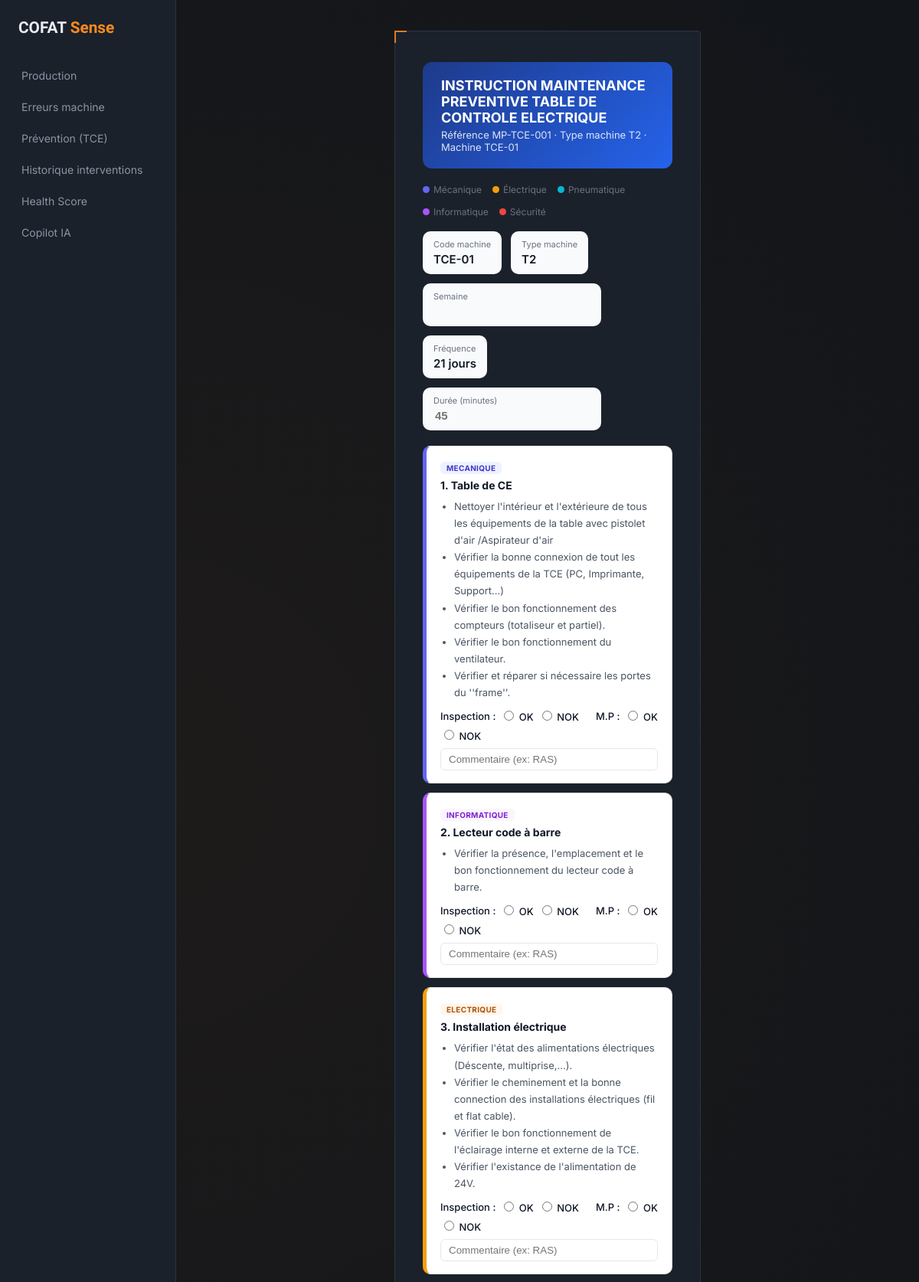
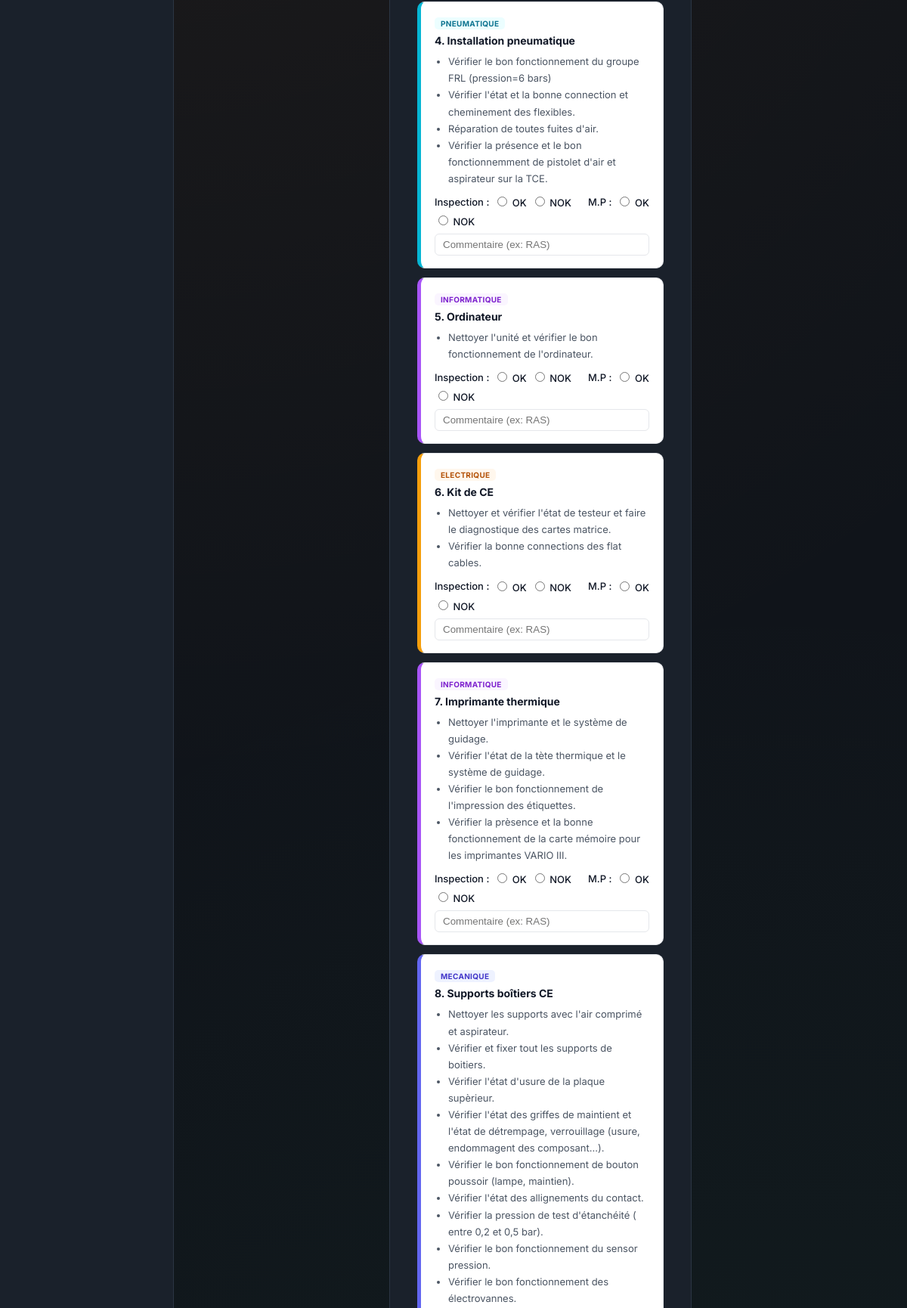
/maintenance/checklist/1/nouvelle (signed in, upper part), run on the app's committed database (2 pictures, top to bottom).
### app/models.py (models this page shows, shortened)
class ChecklistTemplateTCE(db.Model):
    __tablename__ = "checklist_template_tce"
    id = db.Column(db.Integer, primary_key=True)
    titre = db.Column(db.String(200), nullable=False, default="INSTRUCTION MAINTENANCE PREVENTIVE TABLE DE CONTROLE ELECTRIQUE")
    reference = db.Column(db.String(50), default="MP-TCE-001")
    type_machine = db.Column(db.String(20), default="T2")
    frequence_jours = db.Column(db.Integer, default=21)
    organes = db.relationship(
        "ChecklistOrganeDef",
        backref="template",
        order_by="ChecklistOrganeDef.ordre",
        cascade="all, delete-orphan",
    )

class Machine(db.Model):
    __tablename__ = "machines"
    id = db.Column(db.Integer, primary_key=True)
    code = db.Column(db.String(50), unique=True, nullable=False)
    nom = db.Column(db.String(100), nullable=True)
    ligne = db.Column(db.String(50), nullable=True)
    groupe = db.Column(db.String(50), nullable=True)
    uap = db.Column(db.String(20), nullable=True)
    actif = db.Column(db.Boolean, default=True)
    seuil_comptage = db.Column(db.Integer, nullable=True)
    productions = db.relationship("ProductionRecord", back_populates="machine")

class ChecklistOrganeDef(db.Model):
    __tablename__ = "checklist_organe_def"
    id = db.Column(db.Integer, primary_key=True)
    template_id = db.Column(db.Integer, db.ForeignKey("checklist_template_tce.id"), nullable=False)
    ordre = db.Column(db.Integer, nullable=False)
    nom_organe = db.Column(db.String(200), nullable=False)
    actions = db.Column(db.Text, nullable=False)
    categorie = db.Column(db.String(30), default="mecanique")

### app/maintenance/routes.py (the view, shortened to what this page needs)
@maintenance_bp.route("/checklist/<int:machine_id>/nouvelle", methods=["GET", "POST"])
@login_required
def checklist_nouvelle(machine_id):
    machine = Machine.query.get_or_404(machine_id)
    template = ChecklistTemplateTCE.query.filter_by(type_machine="T2").first()
    return render_template(
        "maintenance/checklist_formulaire.html",
        machine=machine,
        template=template,
    )

### app/models.py (called while the page is built)
    @property
    def nom_complet(self) -> str:
        return f"{self.prenom} {self.nom}"

### app/templates/maintenance/checklist_formulaire.html (shortened to what this page needs)
{% extends "base.html" %}
{% block content %}
<div class="panel" style="max-width: 950px; margin: 0 auto;">
  <div class="checklist-topbar">
    <h2>{{ template.titre }}</h2>
    <p>Référence {{ template.reference }} · Type machine {{ template.type_machine }} · Machine {{ machine.code }}</p>
  </div>
  <div class="legende">
    <span><i class="dot cat-mecanique"></i> Mécanique</span>
    <span><i class="dot cat-electrique"></i> Électrique</span>
    <span><i class="dot cat-pneumatique"></i> Pneumatique</span>
    <span><i class="dot cat-informatique"></i> Informatique</span>
    <span><i class="dot cat-securite"></i> Sécurité</span>
  </div>
  <form method="post">
    <div class="stats-row">
      <div class="info-card"><span class="info-label">Code machine</span><span class="info-value">{{ machine.code }}</span></div>
      <div class="info-card"><span class="info-label">Type machine</span><span class="info-value">{{ template.type_machine }}</span></div>
      <div class="info-card">
        <span class="info-label">Semaine</span>
        <input type="number" name="semaine" required style="width:100%; border:none; font-size:15px; font-weight:600; background:transparent;">
      </div>
      <div class="info-card">
        <span class="info-label">Fréquence</span>
        <span class="info-value frequence-highlight">{{ template.frequence_jours }} jours</span>
      </div>
      <div class="info-card">
        <span class="info-label">Durée (minutes)</span>
        <input type="number" name="duree_minutes" placeholder="45" style="width:100%; border:none; font-size:15px; font-weight:600; background:transparent;">
      </div>
    </div>
    {% for organe in template.organes %}
      <div class="organe-card cat-{{ organe.categorie }}">
        <span class="categorie-tag cat-{{ organe.categorie }}">{{ organe.categorie }}</span>
        <p class="organe-title">{{ organe.ordre }}. {{ organe.nom_organe }}</p>
        <ul class="organe-actions">
          {% for action in organe.actions.split('\n') %}
            <li>{{ action }}</li>
          {% endfor %}
        </ul>
        <div class="organe-row">
          <span>Inspection :</span>
          <label><input type="radio" name="inspection_{{ organe.id }}" value="OK"> OK</label>
          <label><input type="radio" name="inspection_{{ organe.id }}" value="NOK"> NOK</label>
          <span style="margin-left:16px;">M.P :</span>
          <label><input type="radio" name="mp_{{ organe.id }}" value="OK"> OK</label>
          <label><input type="radio" name="mp_{{ organe.id }}" value="NOK"> NOK</label>
        </div>
        <input type="text" name="commentaire_{{ organe.id }}" placeholder="Commentaire (ex: RAS)"
               style="width:100%; margin-top:8px; border:1px solid #e5e7eb; border-radius:6px; padding:6px 10px;">
      </div>
    {% endfor %}
  </form>
</div>
{% endblock %}

### app/static/css/style.css (style rules this page uses)
:root { --bg-base: #10141a; --bg-panel: #1a212b; --bg-panel-raised: #212a37; --border: #2b3543; --text-primary: #e9edf2; --text-muted: #8a94a3; --accent: #ff8a1e; --accent-dim: #d9720f; --ok: #35d68a; --danger: #ef4d5e; --font-display: "Barlow Condensed", sans-serif; --font-body: "Inter", sans-serif; --font-mono: "JetBrains Mono", monospace; }
* { box-sizing: border-box; }
body { margin: 0; min-height: 100vh; background: var(--bg-base); background-image: radial-gradient(circle at 15% 20%, rgba(255, 138, 30, 0.06), transparent 40%), radial-gradient(circle at 85% 80%, rgba(53, 214, 138, 0.05), transparent 40%); color: var(--text-primary); font-family: var(--font-body); display: flex; align-items: stretch; justify-content: flex-start; padding: 0; }
.panel { position: relative; width: min(400px, 100%); background: var(--bg-panel); border: 1px solid var(--border); border-radius: 4px; padding: 40px 36px 32px; }
.panel::before, .panel::after { content: ""; position: absolute; width: 14px; height: 14px; border: 2px solid var(--accent); opacity: 0.85; }
.panel::before { top: -1px; left: -1px; border-right: none; border-bottom: none; }
.panel::after { bottom: -1px; right: -1px; border-left: none; border-top: none; }
:root { --cat-mecanique-bg: #eef2ff; --cat-mecanique-border: #6366f1; --cat-mecanique-text: #4338ca; --cat-electrique-bg: #fff7ed; --cat-electrique-border: #f59e0b; --cat-electrique-text: #b45309; --cat-pneumatique-bg: #ecfeff; --cat-pneumatique-border: #06b6d4; --cat-pneumatique-text: #0e7490; --cat-informatique-bg: #faf5ff; --cat-informatique-border: #a855f7; --cat-informatique-text: #7e22ce; --cat-securite-bg: #fef2f2; --cat-securite-border: #ef4444; --cat-securite-text: #b91c1c; }
.checklist-topbar { background: linear-gradient(135deg, #1e3a8a, #2563eb); border-radius: 12px; padding: 20px 24px; color: #fff; margin-bottom: 20px; }
.checklist-topbar h2 { margin: 0; font-size: 18px; }
.checklist-topbar p { margin: 4px 0 0; font-size: 13px; opacity: 0.85; }
.frequence-highlight { color: #ffe28a; font-weight: 700; }
.stats-row { display: flex; gap: 12px; margin-bottom: 20px; flex-wrap: wrap; }
.organe-card { background: #fff; border: 1px solid #e5e7eb; border-left: 5px solid #9ca3af; border-radius: 10px; padding: 16px 18px; margin-bottom: 12px; }
.organe-card.cat-mecanique { border-left-color: var(--cat-mecanique-border); }
.organe-card.cat-electrique { border-left-color: var(--cat-electrique-border); }
.organe-card.cat-pneumatique { border-left-color: var(--cat-pneumatique-border); }
.organe-card.cat-informatique { border-left-color: var(--cat-informatique-border); }
.categorie-tag { display: inline-block; font-size: 10px; font-weight: 700; text-transform: uppercase; letter-spacing: .03em; padding: 2px 8px; border-radius: 5px; margin-bottom: 6px; }
.categorie-tag.cat-mecanique { background: var(--cat-mecanique-bg); color: var(--cat-mecanique-text); }
.categorie-tag.cat-electrique { background: var(--cat-electrique-bg); color: var(--cat-electrique-text); }
.categorie-tag.cat-pneumatique { background: var(--cat-pneumatique-bg); color: var(--cat-pneumatique-text); }
.categorie-tag.cat-informatique { background: var(--cat-informatique-bg); color: var(--cat-informatique-text); }
.organe-title { font-weight: 700; font-size: 14px; margin: 0 0 8px; color: #111827; }
.organe-actions { margin: 0 0 10px; padding-left: 18px; font-size: 13px; color: #4b5563; line-height: 1.7; }
.organe-row { display: flex; align-items: center; gap: 6px; font-size: 13px; flex-wrap: wrap; color: #111827; }
.organe-row label, .organe-row span { color: #111827; font-weight: 500; }
.legende { display: flex; gap: 14px; flex-wrap: wrap; margin-bottom: 18px; font-size: 12px; color: #6b7280; }
.legende span { display: flex; align-items: center; gap: 5px; }
.legende .dot { width: 9px; height: 9px; border-radius: 50%; display: inline-block; }
.legende .dot.cat-mecanique { background: var(--cat-mecanique-border); }
.legende .dot.cat-electrique { background: var(--cat-electrique-border); }
.legende .dot.cat-pneumatique { background: var(--cat-pneumatique-border); }
.legende .dot.cat-informatique { background: var(--cat-informatique-border); }
.legende .dot.cat-securite { background: var(--cat-securite-border); }
.info-card { background: #f9fafb; border-radius: 10px; padding: 10px 14px; }
.info-label { display:block; font-size: 11px; color: #6b7280; margin-bottom: 2px; }
.info-value { font-size: 15px; font-weight: 600; color: #111827; }

### data on the page
ChecklistTemplateTCE: titre "INSTRUCTION MAINTENANCE PREVENTIVE TABLE DE CONTROLE ELECTRIQUE", reference "MP-TCE-001", type_machine "T2", frequence_jours "21"
Machine: code "TCE-01"
ChecklistOrganeDef: categorie "MECANIQUE", ordre "1", nom_organe "Table de CE", action "Nettoyer l'intérieur et l'extérieure de tous les équipements de la table avec pistolet d'air /Aspirateur d'air" "Vérifier la bonne connexion de tout les équipements de la TCE (PC, Imprimante, Support…)" "Vérifier le bon fonctionnement des compteurs (totaliseur et partiel)." "Vérifier le bon fonctionnement du ventilateur." "Vérifier et réparer si nécessaire les portes du ''frame''."
ChecklistOrganeDef: categorie "INFORMATIQUE", ordre "2", nom_organe "Lecteur code à barre", actions "Vérifier la présence, l'emplacement et le bon fonctionnement du lecteur code à barre."
ChecklistOrganeDef: categorie "ELECTRIQUE", ordre "3", nom_organe "Installation électrique", action "Vérifier l'état des alimentations électriques (Déscente, multiprise,...)." "Vérifier le cheminement et la bonne connection des installations électriques (fil et flat cable)." "Vérifier le bon fonctionnement de l'éclairage interne et externe de la TCE." "Vérifier l'existance de l'alimentation de 24V."
ChecklistOrganeDef: categorie "PNEUMATIQUE", ordre "4", nom_organe "Installation pneumatique", action "Vérifier le bon fonctionnement du groupe FRL (pression=6 bars)" "Vérifier l'état et la bonne connection et cheminement des flexibles." "Réparation de toutes fuites d'air." "Vérifier la présence et le bon fonctionnemment de pistolet d'air et aspirateur sur la TCE."
ChecklistOrganeDef: categorie "INFORMATIQUE", ordre "5", nom_organe "Ordinateur", actions "Nettoyer l'unité et vérifier le bon fonctionnement de l'ordinateur."
ChecklistOrganeDef: categorie "ELECTRIQUE", ordre "6", nom_organe "Kit de CE", action "Nettoyer et vérifier l'état de testeur et faire le diagnostique des cartes matrice." "Vérifier la bonne connections des flat cables."
ChecklistOrganeDef: categorie "INFORMATIQUE", ordre "7", nom_organe "Imprimante thermique", action "Nettoyer l'imprimante et le système de guidage." "Vérifier l'état de la tète thermique et le système de guidage." "Vérifier le bon fonctionnement de l'impression des étiquettes." "Vérifier la prèsence et la bonne fonctionnement de la carte mémoire pour les imprimantes VARIO III."
ChecklistOrganeDef: categorie "MECANIQUE", ordre "8", nom_organe "Supports boîtiers CE", action "Nettoyer les supports avec l'air comprimé et aspirateur." "Vérifier et fixer tout les supports de boitiers." "Vérifier l'état d'usure de la plaque supèrieur." "Vérifier l'état des griffes de maintient et l'état de détrempage, verrouillage (usure, endommagent des composant…)." "Vérifier le bon fonctionnement de bouton poussoir (lampe, maintien)." "Vérifier l'état des allignements du contact." "Vérifier la pression de test d'étanchéité ( entre 0,2 et 0,5 bar)." "Vérifier le bon fonctionnement du sensor pression." "Vérifier le bon fonctionnement des électrovannes."
